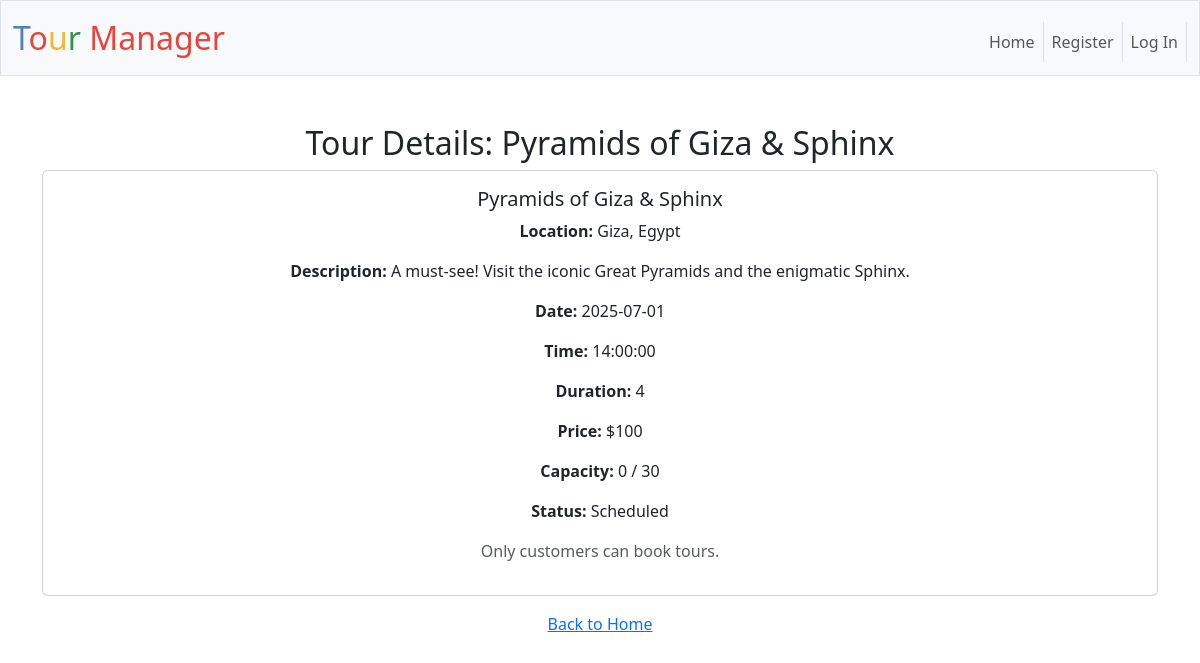
Page /tours/2 on the committed database.
### tables this page shows
CREATE TABLE tours (
    id INTEGER PRIMARY KEY AUTOINCREMENT NOT NULL,
    name TEXT NOT NULL,
    "location" TEXT NOT NULL, -- This field is fine for location as you described
    description TEXT,
    date DATE NOT NULL,
    time TIME NOT NULL,
    duration TEXT, -- e.g., "3 hours"
    price NUMERIC NOT NULL,
    current_bookings INTEGER NOT NULL DEFAULT 0,
    status TEXT NOT NULL CHECK(status IN ('Scheduled', 'Confirmed', 'Cancelled', 'Completed', 'Archived')) DEFAULT 'Scheduled',
    created_by_user_id INTEGER NOT NULL, max_capacity INTEGER NOT NULL DEFAULT 0, -- Removed the comma here
    FOREIGN KEY(created_by_user_id) REFERENCES users(id)
);

### app.py (the view)
@app.route("/tours/<int:tour_id>")
def view_tour_details(tour_id):
    tour = db.execute("SELECT * FROM tours WHERE id = ?", tour_id)
    if not tour:
        flash("Tour not found.")
        return redirect(url_for("list_tours"))
    tour_data = tour[0]
    try:
        tour_data['date_obj'] = datetime.strptime(tour_data['date'], '%Y-%m-%d').date()
    except (ValueError, TypeError):
        tour_data['date_obj'] = None # Handle potential errors
    tour_data['formatted_date'] = tour_data['date'] # Adjust formatting as needed
    tour_data['formatted_time'] = tour_data['time'] # Adjust formatting as needed
    return render_template("view_tour_details.html", tour=tour_data, today=date.today())

### app.py (called while the page is built)
@app.after_request
def after_request(response):
    response.headers["Cache-Control"] = "no-cache, no-store, must-revalidate"
    response.headers["Expires"] = 0
    response.headers["Pragma"] = "no-cache"
    return response

### templates/view_tour_details.html (shortened to what this page needs)
{% extends "layout.html" %}
{% block main %}
    <h2>Tour Details: {{ tour.name | default("N/A") }}</h2>
    {% if tour %}
        <div class="card mb-3">
            <div class="card-body">
                <h5 class="card-title">{{ tour.name | default("N/A") }}</h5>
                <p class="card-text"><strong>Location:</strong> {{ tour.location | default("N/A") }}</p>
                <p class="card-text"><strong>Description:</strong> {{ tour.description | default("No description provided.") }}</p>
                <p class="card-text"><strong>Date:</strong> {{ tour.formatted_date | default("N/A") }}</p>
                <p class="card-text"><strong>Time:</strong> {{ tour.formatted_time | default("N/A") }}</p>
                <p class="card-text"><strong>Duration:</strong> {{ tour.duration | default("N/A") }}</p>
                <p class="card-text"><strong>Price:</strong> ${{ tour.price | round(2) | default("N/A") }}</p>
                <p class="card-text"><strong>Capacity:</strong> {{ tour.current_bookings | default("N/A") }} / {{ tour.max_capacity | default("N/A") }}</p>
                <p class="card-text"><strong>Status:</strong> {{ tour.status | default("N/A") }}</p>
                {% if tour.date_obj is not none and tour.date_obj >= today and (tour.status == 'Scheduled' or tour.status == 'Confirmed') and tour.current_bookings < tour.max_capacity %}
                    {% if session["user_id"] is not none and session["user_roll"] == "customer" %}
                        <p class="mt-3">
                            <a href="{{ url_for('book_tour', tour_id=tour.id) }}" class="btn btn-success">Book This Tour</a>
                        </p>
                    {% elif session["user_id"] is none %}
                         <p class="mt-3 text-muted">Login as a customer to book this tour.</p>
                    {% else %}
                         <p class="mt-3 text-muted">Only customers can book tours.</p>
                    {% endif %}
                {% elif tour.date_obj is not none and tour.date_obj < today %}
                     <p class="mt-3 text-muted">This tour is in the past and cannot be booked.</p>
                {% elif tour.current_bookings >= tour.max_capacity %}
                     <p class="mt-3 text-muted">This tour is fully booked.</p>
                {% else %}
                     <p class="mt-3 text-muted">This tour is not currently available for booking.</p>
                {% endif %}
            </div>
        </div>
    {% else %}
        <p>Tour details not found.</p>
    {% endif %}
    <p><a href="{{ url_for('index') }}">Back to Home</a></p>
{% endblock %}

### rows in the picture
tours: name "Pyramids of Giza & Sphinx", location "Giza, Egypt", description "A must-see! Visit the iconic Great Pyramids and the enigmatic Sphinx.", formatted_date "2025-07-01", formatted_time "14:00:00", duration "4", price "100", current_bookings "0", max_capacity "30", status "Scheduled"
